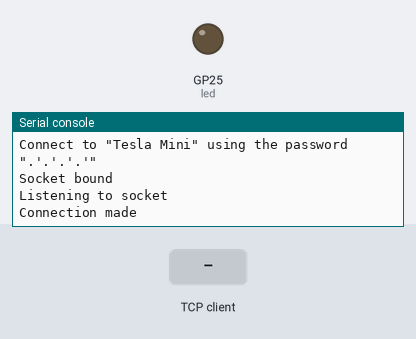
Simulated run of this program. Board: Raspberry Pi Pico running MicroPython. Parts: output pins drawn as LEDs (lit = HIGH), the last lines printed to the serial console. The test bench sets the inputs (shaded band). The board's own WiFi access point starts at once; one TCP client connects 1 s after the port opens and stays connected.

Above: at 1.2 s.
1.3 s: the TCP client sends "ACK"
At 2.1 s:
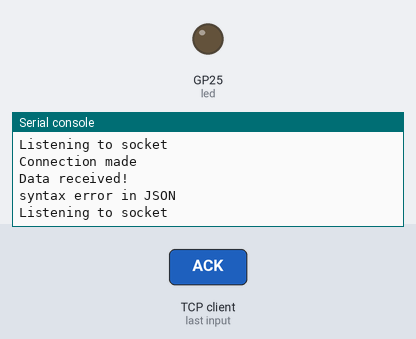
At 3.2 s:
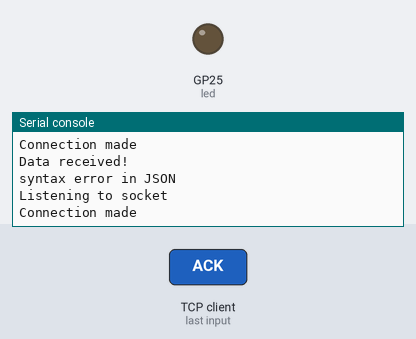

Measured:
- after the input at 1.3 s, the serial console: prints a new line at once (image 1)

The program:

AP_old.py
```python
# -------------------------------- Pre-script --------------------------------
# type:ignore
# -> this causes IDEs to not complain about what type a variable is
# -> who doesn't like simply ignoring errors when you can


# ---------- Packages ----------
import gc
import machine
from machine import Pin
import json
from time import sleep
import network
import socket
import select


# ---------- Clean memory ----------
# Increase run time and decrease chance of code failure
# Collect possible garbage/cache
gc.collect()
# Free memory if possible
gc.mem_free()


# ---------- Variables ----------
wlan = network.WLAN(network.AP_IF)
s = None
sConn = None
uart = None
led = Pin("LED", Pin.OUT)
production = False
# Low battery pin
lowbatteryPin = Pin(21, Pin.IN)
# Charging pin
chargingPin = Pin(19, Pin.IN)


# ---------- Debug tools ----------
print('Preparing software...')

# LED controller
# Set default LED state
led.off()
# Function to blink n times
def blink(blinks):
    if not production:
        return
    # Simple blink script
    for i in range(0, blinks):
        led.toggle()
        sleep(0.1)
        led.toggle()
        sleep(0.2)
    # Extra sleep in case of another blink function call
    sleep(0.3)


# -------------------------------- Program --------------------------------
def boot():
    main()
def main():
    try:
        # Start serial
        setupSerial()
        # Stop possible previous network
        stopNetwork()
        # Setup the network
        setupNetwork()
        # Make a socket
        makeSocket(wlan)
        while True:
            try:
                # Receive data from the socket
                receiveSocketData()
                closeSocket()
            except Exception as e:
                print(e)
                try:
                    # Listen to the socket
                    listenToSocket()
                except Exception as e2:
                    print(e2)
                    # Remake a socket
                    makeSocket(wlan)
    except Exception as e:
        print(e)


# -------------------------------- Serial --------------------------------
# ---------- Functions ----------
def setupSerial():
    global uart
    # Setup serial
    uart = machine.UART(0, baudrate=9600)
    uart.init(baudrate=9600, bits=8, parity=None, stop=1)

def sendSerial(data):
    global uart

    tries = 0

    while True :
        tries += 1
        # Write that this the start of the data packet
        uart.write("\\start\\")
        # Write data to serial
        uart.write(data)
        # Write that this the end of the data packet
        uart.write("\\end\\")

        # Stop if response
        if getSerialHandshake():
            break
        # Stop if no response
        if tries >= 5 and (not getSerialHandshake()):
            break

    if tries >= 5:
        print("failed to send data, no response")
    else:
        print("serial data sent: ", data)

def getSerialHandshake():
    global uart

    buffer = ""
    while True:
        try:
            if uart.any():
                buffer += uart.read().decode()
                if "\\end\\" in buffer:
                    if "\\start\\" in buffer:
                        data = buffer.replace("\\start\\","").replace("\\end\\","")
                        if data == "ACK":
                            print("ack gotten")
                            return True
                        else:
                            return False
                    else:
                        print("Corrupted data")
                    buffer = ""
                    return False
        except Exception as e:
            print(e)
            print("Corrupted data")
            buffer = ""
            return False


# -------------------------------- Network --------------------------------
# ---------- Functions ----------
def processGetRequest(data_request):
    global sConn, lowbatteryPin, chargingPin

    response = ""

    print("data_request: ", data_request)
    if data_request == "battery":
        lowbattery = not lowbatteryPin.value()
        charging = not not chargingPin.value()
        print("lowbattery: ", lowbattery)
        print("charging: ", charging)

        if lowbattery:
            response = "low"
        else:
            response = "charged"
        if charging:
            response = "charging"

    print("response: ", response)
    sConn.send(response.encode())

def processData(data):
    blink(1)
    print("Data received!")

    # Get data from json
    data_object = json.loads(data)
    data_title = data_object["title"]
    data_data = data_object["data"]

    # If no data was found, return
    if data_title == None:
        return
    # If no data was found, return
    if data_title == "get":
        processGetRequest(data_data)
        return

    # Send to data to RPI Pico
    print(f"{data_title} - {data_data}")
    sendSerial(f"{data_title}\\-\\{data_data}")


# ---------- Setup network ----------
def setupNetwork():

    global wlan
    print('Setting up network...')
    # Set network type
    wlan = network.WLAN(network.AP_IF)
    # Set the name and password of the WiFi AP
    ssid = "Tesla Mini"
    password = ".'.'.'.'"
    # Create the WiFi AP
    # ip, subnet, gateway, dns
    wlan.ifconfig(('192.168.4.1', '255.255.255.0', '192.168.4.1', '8.8.8.8'))
    wlan.config(essid=ssid, password=password)
    # Start network
    print('Starting network...')
    wlan.active(True)
    # Wait to start
    while wlan.active() == False:
        wlan.active(True)
        pass
    print("Acces point active on IP: " + wlan.ifconfig()[0])
    print("Connect to \"" + ssid + "\" using the password \"" + password + "\"")
    blink(2)

# ---- Stop network ----
def stopNetwork():
    global wlan
    wlan.active(False)
    print('Stopped network')

# ---------- Connecting ----------
def makeSocket(wlan):
    global s
    # Remove possible previous socket
    try:
        s.close()
    except Exception as e:
        pass
    # Create a socket
    s = socket.socket()
    s.setsockopt(socket.SOL_SOCKET, socket.SO_REUSEADDR, 1)
    # Bind the socket to a local address and port
    s.bind((wlan.ifconfig()[0], 80))
    s.setblocking(1)
    print("Socket bound")
    listenToSocket()

def listenToSocket():
    global s, sConn
    # Listen for incoming connections
    s.listen()
    print("Listening to socket")

    # Accept an incoming connection
    while True:
        try:
            sConn, sAddr = s.accept()
            break
        except Exception as e:
            pass
    print("Connection made")
    blink(1)

def receiveSocketData():
    global s, sConn
    # Continuously receive data and process it
    data = None
    while True:
        # If there is data, process it
        data = sConn.recv(1024).decode()
        if not data:
            continue
        if data != None:
            processData(data)
            # Close connection
            sConn.close()

        data = None

def closeSocket():
    global s

    s.close()

# Run
boot()
```
